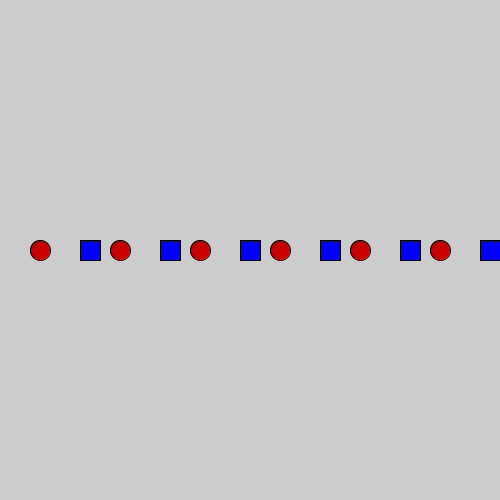
Frame 1 (no input)
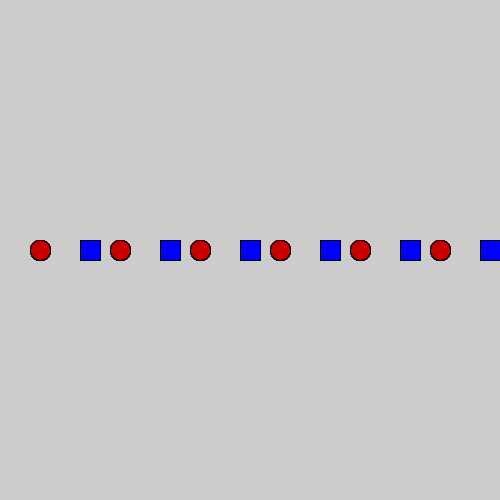
Frame 60 (the mouse pressed at the canvas centre just before this capture)
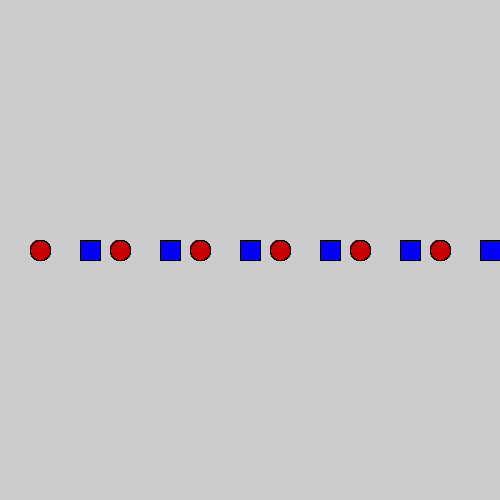
Frame 120 (the mouse held since frame 60 and released just before this capture)

The Processing sketch that drew these frames (run headless with seeded random() and noise(); from frame 60 on, the mouse is pressed at the canvas centre):

// Processing sketch: circles_squares
// ── circles_squares.pde
void setup() {
  size (500, 500);
}
void draw() {
  for (int i=40; i<490; i+=40) {
    if (i%80==0) {
      fill(0, 0, 30*i);
      rect( i, 240, 20, 20);
    }
    else if (i%40==0) {
      fill (200, 00, 00);
      ellipse (i, height/2, 20, 20);
    }
  }
}
